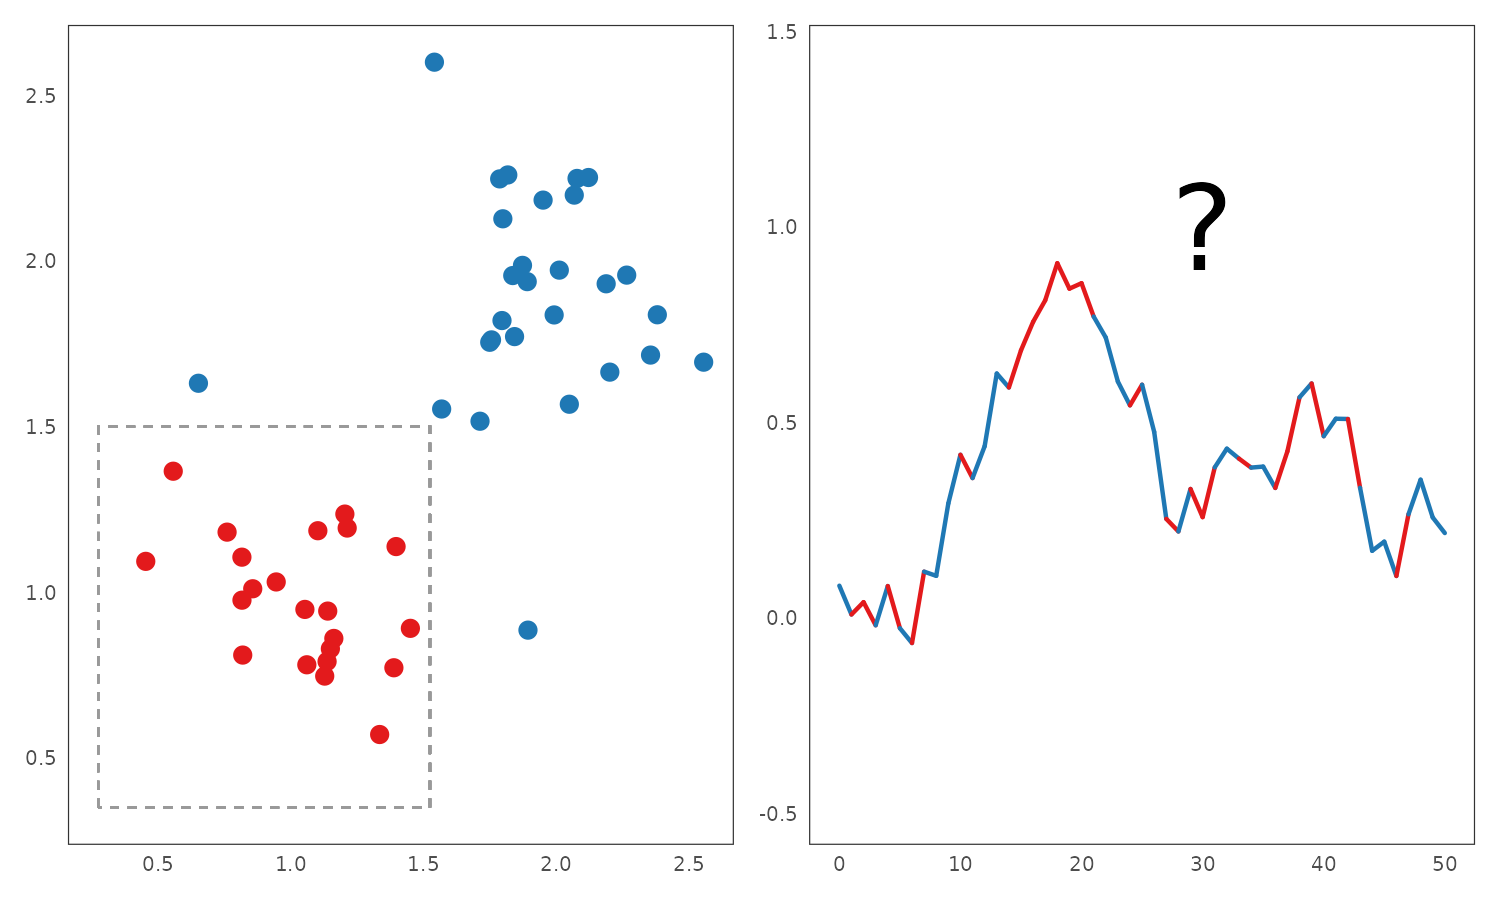

Recreate this plot in R.
source("./figures/defaults.R")

# seed <- sample(1:1e4, 1)
# set.seed(seed)

set.seed(6655)

n <- 50
p <- 0.5
x_ <- 0:n
y_ <- cumsum(rnorm(n + 1, 0, 0.1))

x <- x_[-length(x_)]
y <- y_[-length(y_)]
xend <- x_[-1]
yend <- y_[-1]

group <- sample(rep(c(1, 2), c(floor(p * n), n - floor(p * n))))
sx <- group + rnorm(n, 0, 0.25)
sy <- group + rnorm(n, 0, 0.25)
col <- sx < 1.5 & sy < 1.5

df <- data.frame(x, y, xend, yend, sx, sy, col)

p2 <- ggplot(df, aes(x, y, xend = xend, yend = yend, col = col)) +
  geom_segment(lineend = "round") +
  annotate("text", x = 30, y = 1, label = "?", size = 10) +
  scale_y_continuous(expand = c(0.25, 0.25)) +
  scale_colour_manual(values = pal_dark_3) +
  guides(col = "none") +
  labs(x = NULL, y = NULL)

p1 <- ggplot(df, aes(x = sx, y = sy, col = col)) +
  geom_point() +
  geom_rect(aes(xmin = 0.275, xmax = 1.525, ymin = 0.35, ymax = 1.5),
            fill = NA, col = "grey60", lwd = 0.25, lty = "dashed") +
  scale_colour_manual(values = pal_dark_3) +
  guides(col = "none") +
  labs(x = NULL, y = NULL)

p <- p1 + p2

ggsave("./figures/line-consistency.png", p, dpi = 300,
       width = def_width, height = def_height * 2 / 2, units = "in")

# print(seed)

